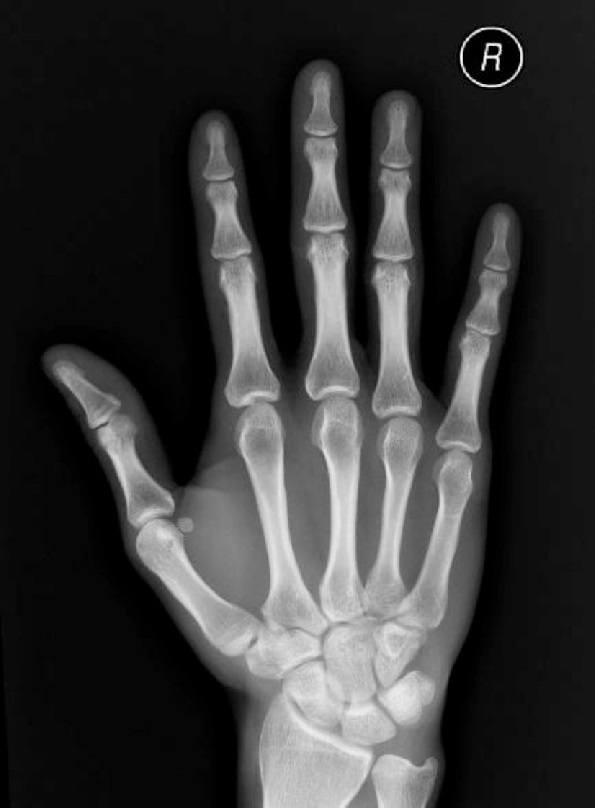
%> input picture images/1.jpg, 595 x 808 px
$ octave newgui.m   (GNU Octave 9; MATLAB toolbox functions it lacks are replaced by stand-ins)
%> lines starting %> are read from the running program, lines starting %| are printed output that depends on the picture; in (x1, y1, x2, y2) boxes, pixels count from 0 and x2, y2 are one past the last pixel; in counts of white or black regions, pixels touching at a corner belong together; the program's own positions count from 1
pkg load image

function myplot
  t_bw = 0.4745099;
  t_gry = 0.08;
  t_dnse = 10;

  img_org = imread('images/1.jpg');
%> img_org is the input picture: size 808x595x3 uint8; min 0, max 254, mean 54.7
  imshow(img_org);  title('original imgage');  pause(2);

  %%Check and convert to grey
  if ndims(img_org) == 3
    img = rgb2gray(img_org);
    %print("Image not in grayscale, converting.");
  else
    img = img_org;
  endif

  imshow(img);  title('grey only img');  pause(2);
  imwrite(img, "grey_only_img.jpg");
  %%Enhance the brightness
  img=imadjust(img,[t_gry,1],[]);
  imwrite(img, "grey_enhanced_img.jpg");
  imshow(img);
  title('grey enhanced img');
  pause(2);

  %%To BW
  img = im2bw(img, t_bw);
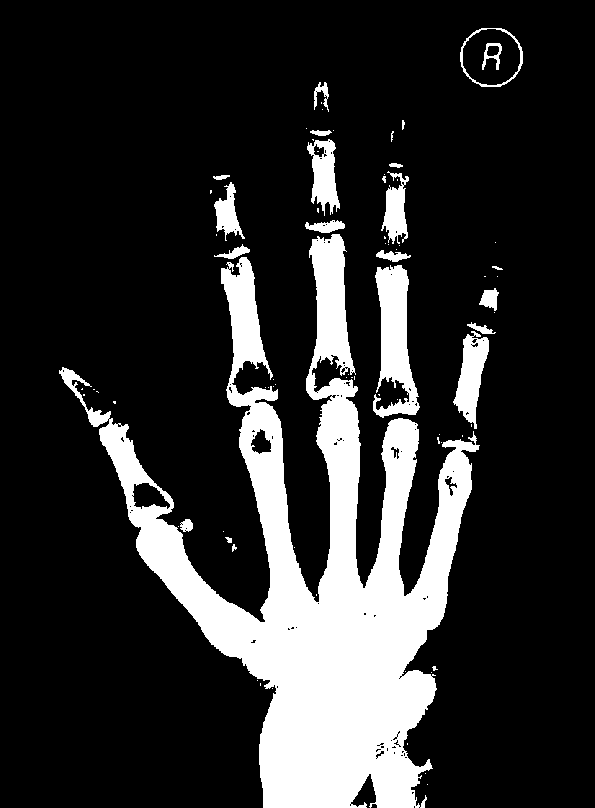
%> img: size 808x595 logical; 17.8% white; 78 white regions (55 under 20 px), largest, box (x1, y1, x2, y2) and area: (59, 234, 480, 808) 73954, (373, 265, 420, 418) 3971, (453, 331, 489, 429) 1832
  imwrite(img, "BW_imadjust.jpg");
  imshow(img);
  title('BW imadjust');
  pause(2);

  img = bwareaopen(img, t_dnse);
%> img: size 808x595 logical; 17.8% white; 26 white regions (3 under 20 px)
  comp_props = regionprops(img);
%> comp_props = 26 regions; largest, box (x1, y1, x2, y2), Area and Centroid: (59, 234, 480, 808) 73954 [318.5 577.5], (373, 265, 420, 418) 3971 [395.6 339.2], (453, 331, 489, 429) 1832 [471.9 376.7], (307, 139, 340, 216) 1445 [324.9 176], (381, 171, 409, 244) 1113 [396.4 211.2]
  bbs = cat(1, comp_props.BoundingBox);
%> bbs = 26 rows, first 8: [59.5 234.5 421 574; 180.5 519.5 13 13; 213.5 175.5 17 5; 214.5 182.5 31 59; 214.5 244.5 36 15; 225.5 537.5 7 6; 232.5 544.5 5 8; 305.5 220.5 40 13]
  centroids = cat(1, comp_props.Centroid);
%> centroids = 26 rows, first 12: [318.5 577.5; 187.4 526.1; 221.8 177.8; 228.4 214.1; 235.7 253.4; 229.7 540.4; 234.5 548.3; 326.6 227.2; 324.9 176; 321.6 133.4; 322.1 94.95; 395.6 339.2]
  imwrite(img, "bbs.jpg");
  imshow(img)
  title('grey img with bbs');
  hold on
  for i = 1:rows(bbs)
    rectangle('Position', bbs(i,:), 'EdgeColor', 'g', 'LineWidth',1);
  endfor
%> this loop made 26 passes
  %plot(centroids(:,1),centroids(:,2), 'b*')
  hold off
  pause(2);


end

myplot()
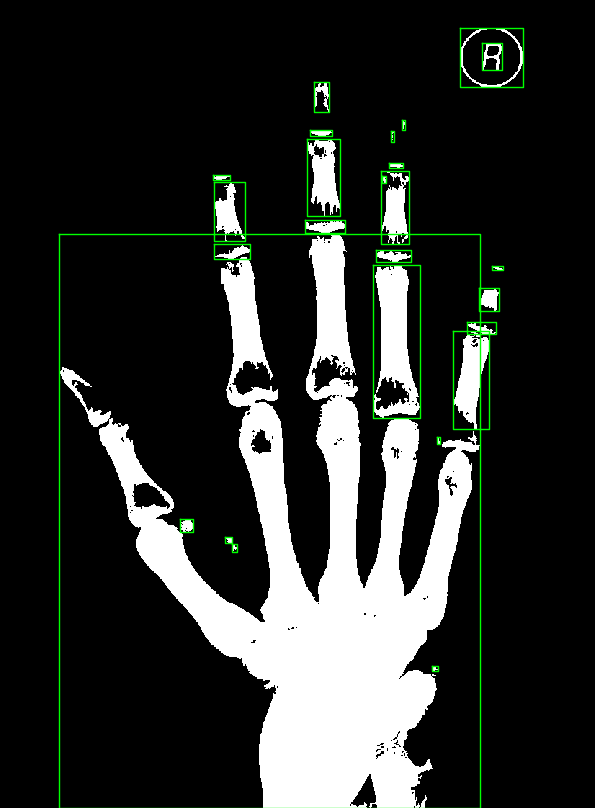
%> figure redrawn from the program's plot data; its title reads 'grey img with bbs'

$ run again, with images/10.jpg copied over images/1.jpg
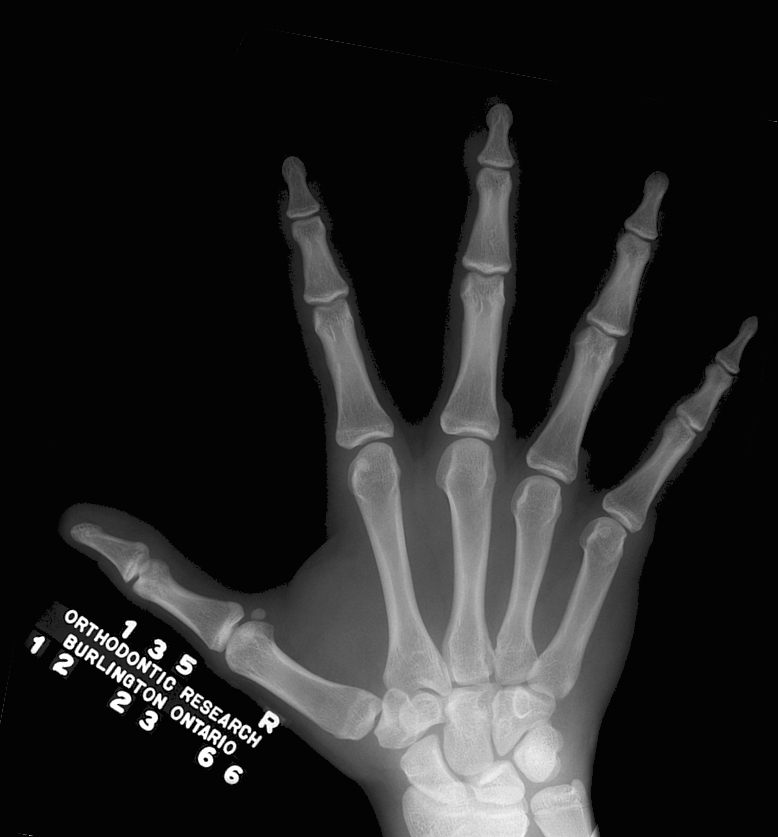
%> input picture images/10.jpg, 778 x 837 px
%> in myplot, img_org is the input picture: size 837x778x3 uint8; min 0, max 255, mean 35.9
%> in myplot, `img = bwareaopen(img, t_dnse);`:
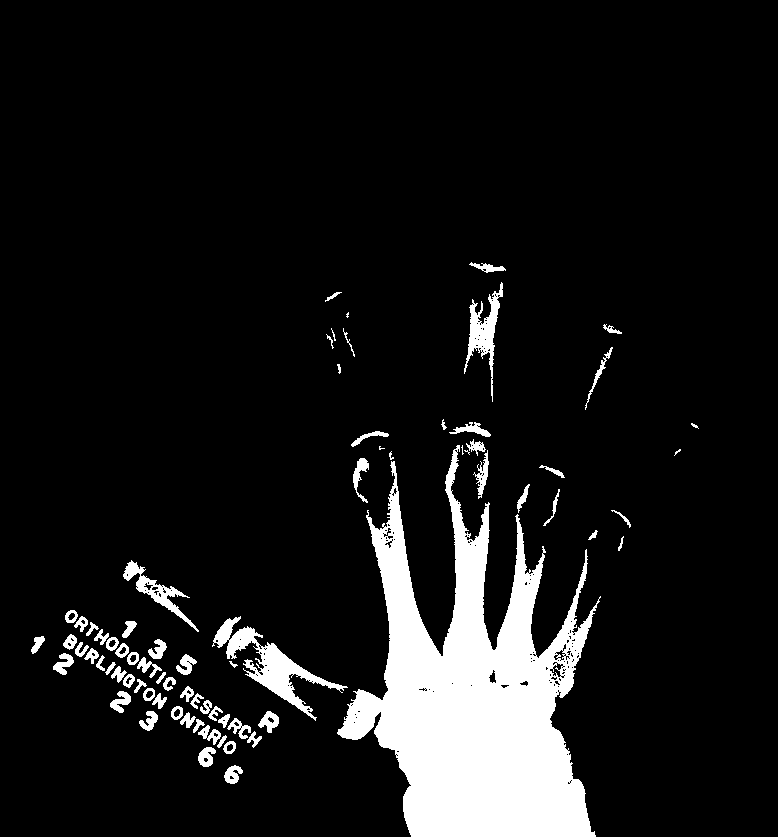
%> img: size 837x778 logical; 9.4% white; 75 white regions (6 under 20 px)
%> comp_props = 75 regions; largest, box (x1, y1, x2, y2), Area and Centroid: (337, 445, 601, 837) 47959 [474.5 700.5], (212, 616, 348, 721) 3113 [269.8 665], (464, 282, 503, 402) 1376 [484.7 331.7], (123, 560, 199, 632) 1026 [156.8 591.3], (473, 450, 489, 499) 287 [483.2 475.9]
%> bbs = 75 rows, first 8: [31.5 636.5 14 18; 53.5 653.5 21 22; 63.5 634.5 14 16; 65.5 610.5 13 13; 74.5 616.5 14 16; 75.5 642.5 14 15; 84.5 648.5 15 16; 86.5 622.5 13 14]
%> centroids = 75 rows, first 12: [38.18 644.5; 64.26 664.4; 70.86 642.7; 71.7 617.2; 82.18 624.1; 81.64 650.4; 92.61 656.1; 92.45 629.4; 102.1 637.8; 101.2 664.3; 111 668.8; 112.8 644.4]
%> the loop in myplot, `for i = 1:rows(bbs)` made 75 passes
%> `myplot()`:
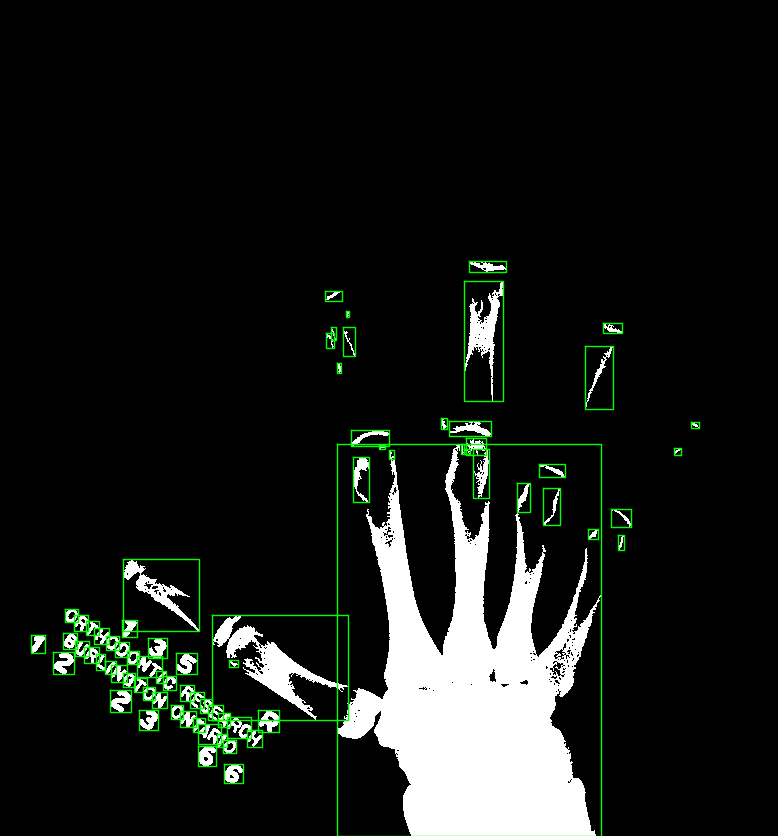
%> figure redrawn from the program's plot data; its title reads 'grey img with bbs'

$ run again, with images/11.jpg copied over images/1.jpg
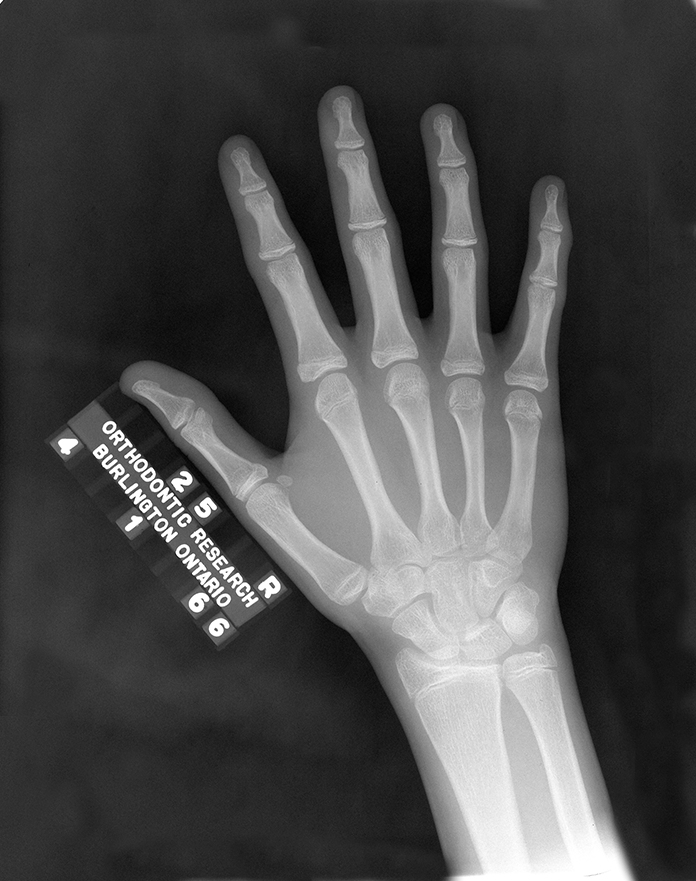
%> input picture images/11.jpg, 696 x 881 px
%> in myplot, img_org is the input picture: size 881x696x3 uint8; min 0, max 255, mean 73.9
%> in myplot, `img = im2bw(img, t_bw);`:
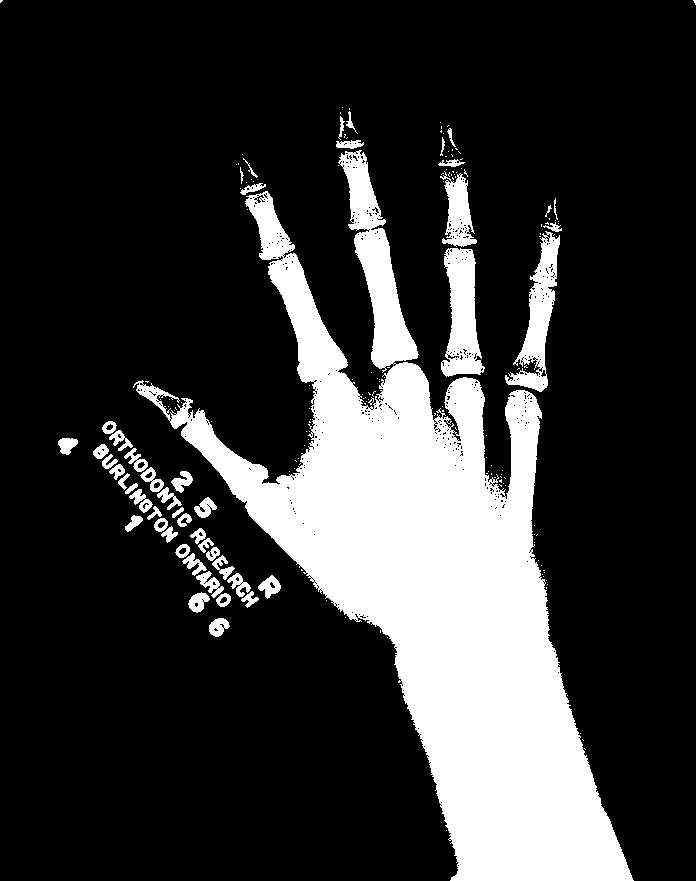
%> img: size 881x696 logical; 20.8% white; 182 white regions (133 under 20 px), largest, box (x1, y1, x2, y2) and area: (133, 150, 634, 881) 112611, (441, 248, 485, 377) 3516, (505, 231, 560, 392) 3254
%> comp_props = 51 regions; largest, box (x1, y1, x2, y2), Area and Centroid: (133, 150, 634, 881) 112611 [432.4 572.8], (441, 248, 485, 377) 3516 [462.7 315.2], (505, 231, 560, 392) 3254 [539.5 318], (440, 171, 477, 247) 1486 [459 213.5], (196, 571, 224, 598) 309 [211 584.1]
%> bbs = 51 rows, first 8: [58.5 438.5 20 17; 93.5 444.5 16 15; 102.5 421.5 15 13; 102.5 454.5 16 15; 109.5 430.5 24 21; 109.5 464.5 16 16; 118.5 473.5 12 17; 124.5 448.5 24 24]
%> centroids = 51 rows, first 12: [67.79 445.7; 101.5 452.2; 109.8 428.1; 109.5 462.7; 121.1 440.9; 118.1 471.7; 124.1 481.9; 137.1 461.2; 132 489.1; 134.5 523.5; 141.9 501.2; 432.4 572.8]
%> the loop in myplot, `for i = 1:rows(bbs)` made 51 passes
%> `myplot()`:
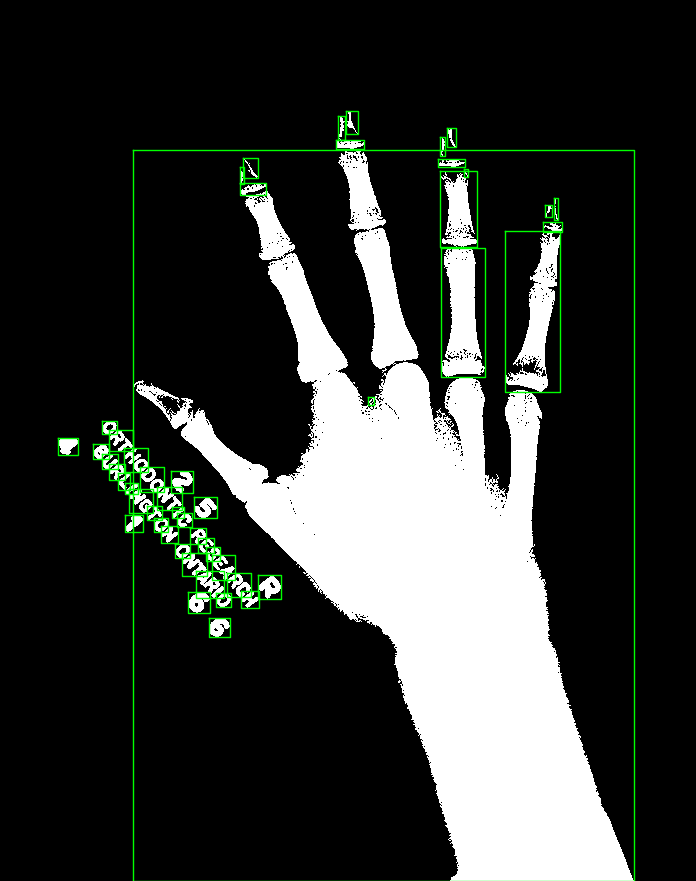
%> figure redrawn from the program's plot data; its title reads 'grey img with bbs'

$ run again, with images/12.jpg copied over images/1.jpg
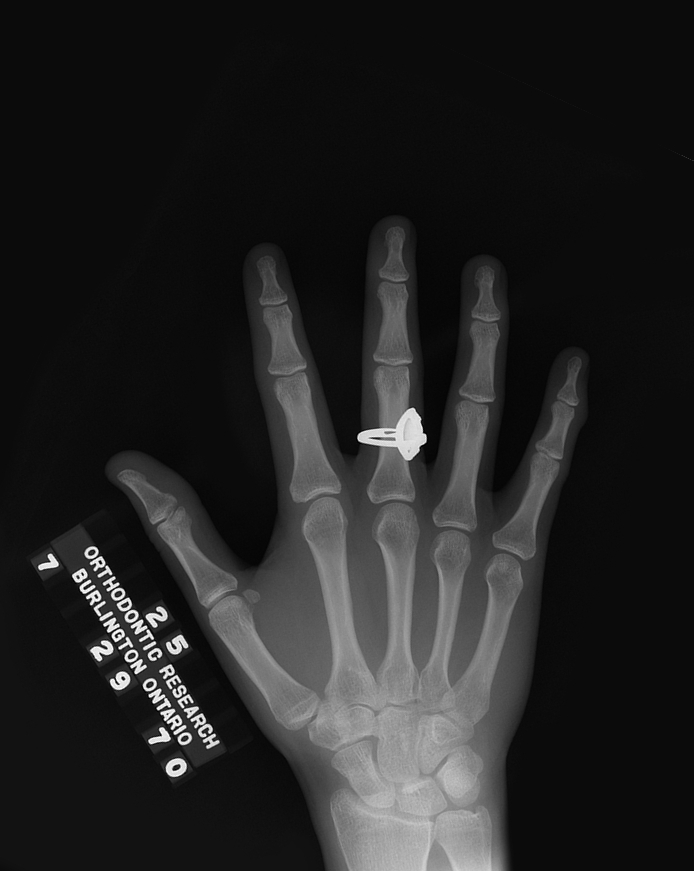
%> input picture images/12.jpg, 694 x 871 px
%> in myplot, img_org is the input picture: size 871x694x3 uint8; min 0, max 255, mean 35.4
%> in myplot, `img = bwareaopen(img, t_dnse);`:
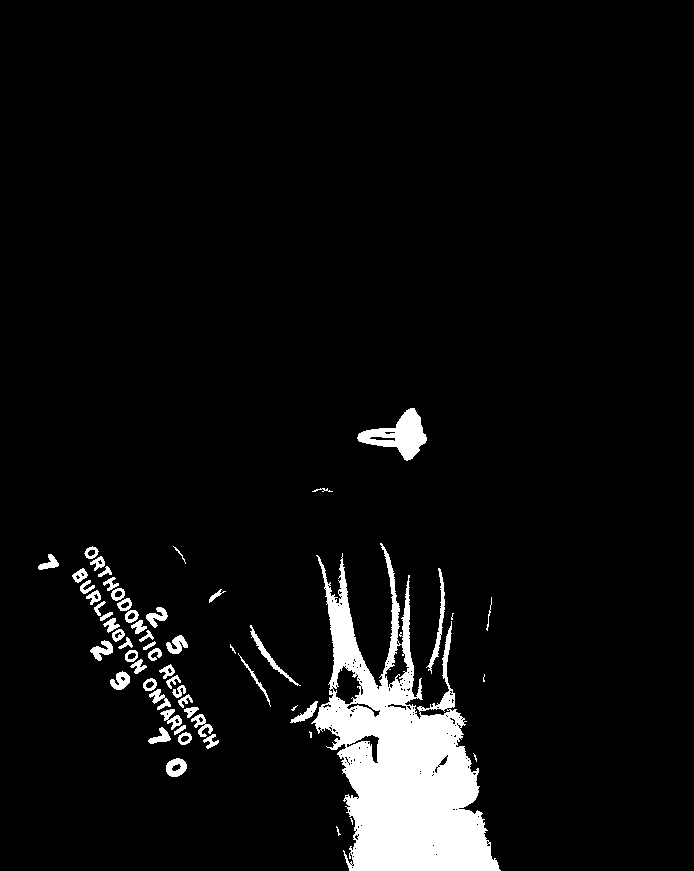
%> img: size 871x694 logical; 5.8% white; 58 white regions (8 under 20 px)
%> comp_props = 58 regions; largest, box (x1, y1, x2, y2), Area and Centroid: (311, 543, 501, 871) 27154 [402.4 760.8], (357, 408, 427, 461) 1651 [400.2 435.9], (426, 568, 445, 674) 405 [439.4 623.8], (250, 625, 301, 686) 326 [269.8 656.7], (166, 758, 187, 777) 269 [176.7 768.1]
%> bbs = 58 rows, first 8: [38.5 554.5 21 16; 72.5 568.5 16 15; 80.5 580.5 15 14; 84.5 546.5 15 13; 86.5 590.5 15 15; 90.5 556.5 15 15; 90.5 640.5 23 21; 94.5 601.5 12 15]
%> centroids = 58 rows, first 12: [49.94 564; 80.64 576.1; 87.17 587.9; 91.98 553.2; 94.73 597.7; 98.9 563.6; 102.8 650.8; 99.67 608.7; 106.2 572.7; 106.7 616.8; 111.5 584.4; 112 625.6]
%> the loop in myplot, `for i = 1:rows(bbs)` made 58 passes
%> `myplot()`:
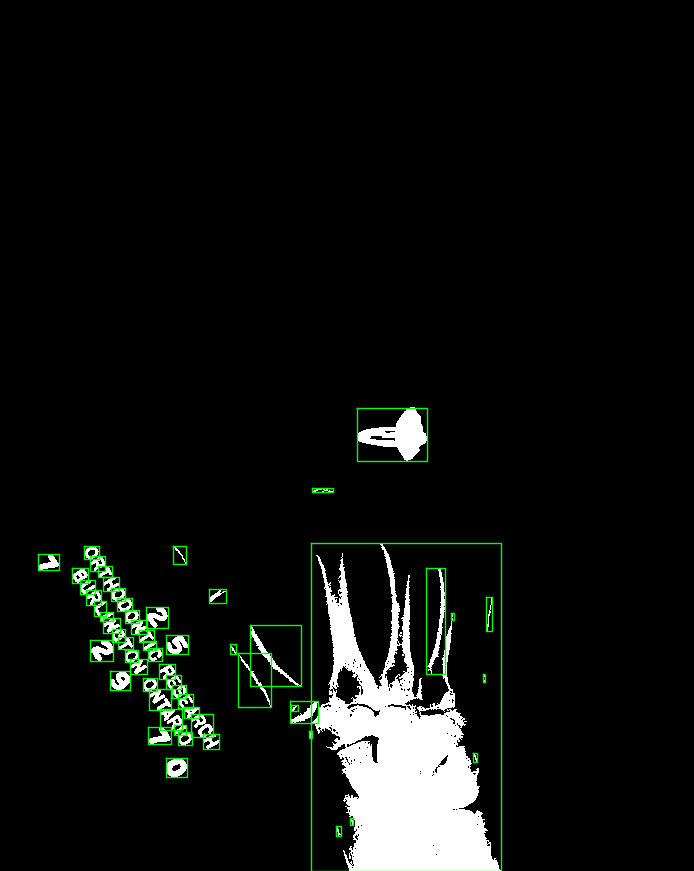
%> figure redrawn from the program's plot data; its title reads 'grey img with bbs'
